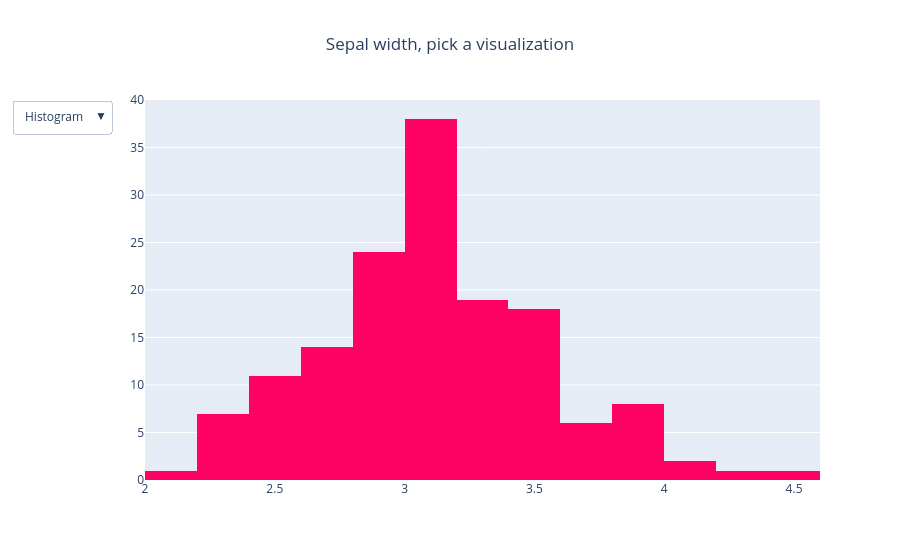

The notebook cell saved with this chart:
### Markdown cell above
### Dropdown menu, switch between visualizations

The pattern: add multiple traces (only the first visible), then attach buttons that toggle visibility.

### Code cell
fig = go.Figure()

fig.add_trace(go.Histogram(x=df['sepal_width'], marker_color=color[0]))
fig.add_trace(go.Box(x=df['sepal_width'], marker_color=color[1], visible=False))
fig.add_trace(go.Violin(x=df['sepal_width'], line_color=color[2], visible=False))

fig.update_layout(
    title=dict(text='Sepal width, pick a visualization', x=0.5),
    showlegend=False,
    updatemenus=[go.layout.Updatemenu(
        active=0,
        buttons=[
            go.layout.updatemenu.Button(
                label='Histogram', method='update',
                args=[{'visible': [True, False, False]}]
            ),
            go.layout.updatemenu.Button(
                label='Box plot', method='update',
                args=[{'visible': [False, True, False]}]
            ),
            go.layout.updatemenu.Button(
                label='Violin plot', method='update',
                args=[{'visible': [False, False, True]}]
            ),
        ]
    )]
)

fig.show()

### Figure 1 — Plotly figure (JSON) as saved in the notebook; plotly's stock layout.template omitted (floating-point values rounded to 4 significant figures; data arrays with more than 128 entries replaced by an {"elided": "..."} marker saying what was removed)
{"data": [{"marker": {"color": "#FE0162"}, "type": "histogram", "x": {"elided": "150 float values"}}, {"marker": {"color": "#345FFF"}, "type": "box", "visible": false, "x": {"elided": "150 float values"}}, {"line": {"color": "#0ECDD0"}, "type": "violin", "visible": false, "x": {"elided": "150 float values"}}], "layout": {"showlegend": false, "title": {"text": "Sepal width, pick a visualization", "x": 0.5}, "updatemenus": [{"active": 0, "buttons": [{"args": [{"visible": [true, false, false]}], "label": "Histogram", "method": "update"}, {"args": [{"visible": [false, true, false]}], "label": "Box plot", "method": "update"}, {"args": [{"visible": [false, false, true]}], "label": "Violin plot", "method": "update"}]}]}}
